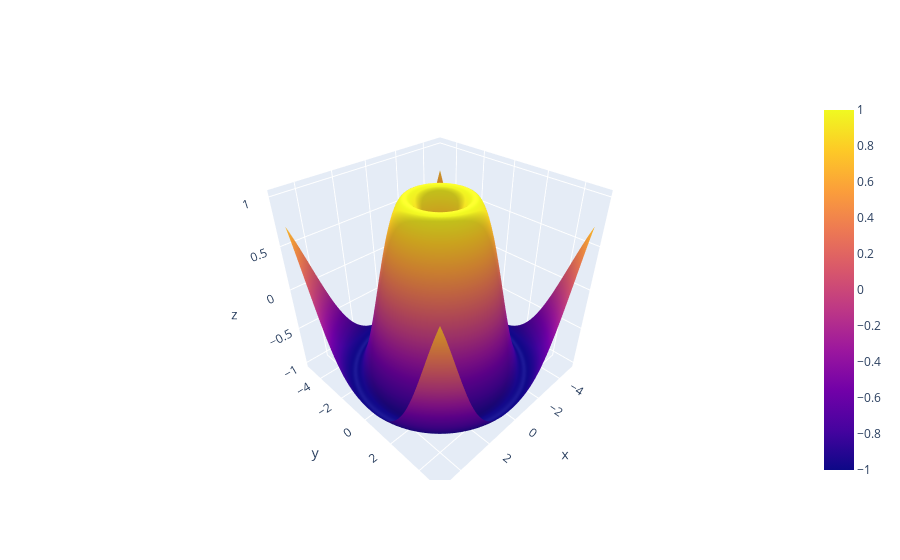

Write notebook code for a chart like this one.
### Code cell
fig= go.Figure(data=[go.Surface(z=z, x=x, y=y)])
fig.show()

### Figure 1 — Plotly figure (JSON) as saved in the notebook; plotly's stock layout.template omitted (floating-point values rounded to 4 significant figures; data arrays with more than 128 entries replaced by an {"elided": "..."} marker saying what was removed)
{"data": [{"type": "surface", "x": {"elided": "100x100 float values"}, "y": {"elided": "100x100 float values"}, "z": {"elided": "100x100 float values"}}], "layout": {}}
